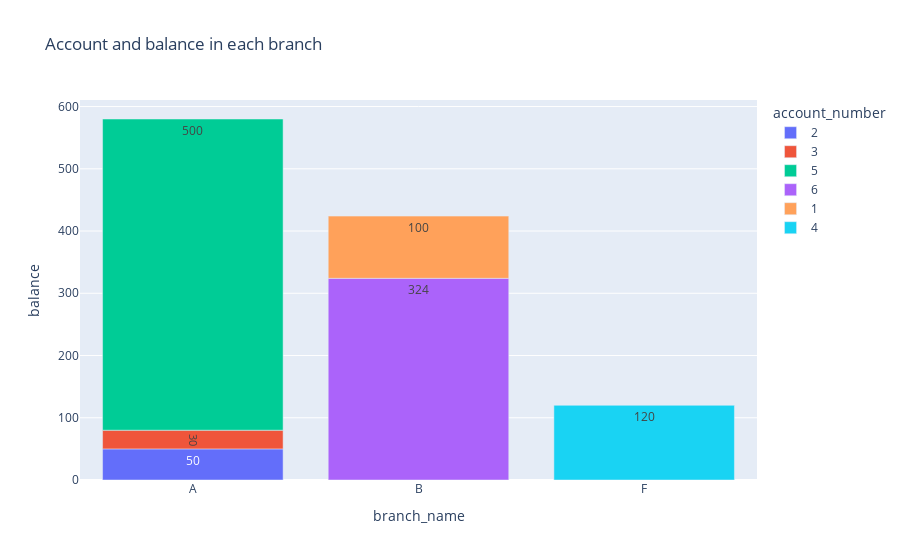

Notebook code for this chart:
### Markdown cell above
# Exercise 3

### Code cell
query3 = ''' 
        WITH account_w_branch AS (
	SELECT account_number, a.branch_name, balance FROM account a
	JOIN branch b ON a.branch_name = b.branch_name
        )
        SELECT account_number, branch_name , SUM(balance) as balance FROM account_w_branch
        GROUP BY account_number,branch_name
        ORDER BY branch_name ASC
        '''
ex3 = pd.read_sql(query3, con=engineX) # use engine1 from previous cell
# print(ex3)

import plotly.express as px

fig = px.bar(ex3, x='branch_name', y='balance', 
             color='account_number', 
             title='Account and balance in each branch',
             text='balance')

fig.show()

### Figure 1 — Plotly figure (JSON) as saved in the notebook; plotly's stock layout.template omitted (floating-point values rounded to 4 significant figures)
{"data": [{"alignmentgroup": "True", "hovertemplate": "account_number=2<br>branch_name=%{x}<br>balance=%{text}<extra></extra>", "legendgroup": "2", "marker": {"color": "#636efa", "pattern": {"shape": ""}}, "name": "2", "offsetgroup": "2", "orientation": "v", "showlegend": true, "text": [50], "textposition": "auto", "type": "bar", "x": ["A"], "xaxis": "x", "y": [50], "yaxis": "y"}, {"alignmentgroup": "True", "hovertemplate": "account_number=3<br>branch_name=%{x}<br>balance=%{text}<extra></extra>", "legendgroup": "3", "marker": {"color": "#EF553B", "pattern": {"shape": ""}}, "name": "3", "offsetgroup": "3", "orientation": "v", "showlegend": true, "text": [30], "textposition": "auto", "type": "bar", "x": ["A"], "xaxis": "x", "y": [30], "yaxis": "y"}, {"alignmentgroup": "True", "hovertemplate": "account_number=5<br>branch_name=%{x}<br>balance=%{text}<extra></extra>", "legendgroup": "5", "marker": {"color": "#00cc96", "pattern": {"shape": ""}}, "name": "5", "offsetgroup": "5", "orientation": "v", "showlegend": true, "text": [500], "textposition": "auto", "type": "bar", "x": ["A"], "xaxis": "x", "y": [500], "yaxis": "y"}, {"alignmentgroup": "True", "hovertemplate": "account_number=6<br>branch_name=%{x}<br>balance=%{text}<extra></extra>", "legendgroup": "6", "marker": {"color": "#ab63fa", "pattern": {"shape": ""}}, "name": "6", "offsetgroup": "6", "orientation": "v", "showlegend": true, "text": [324], "textposition": "auto", "type": "bar", "x": ["B"], "xaxis": "x", "y": [324], "yaxis": "y"}, {"alignmentgroup": "True", "hovertemplate": "account_number=1<br>branch_name=%{x}<br>balance=%{text}<extra></extra>", "legendgroup": "1", "marker": {"color": "#FFA15A", "pattern": {"shape": ""}}, "name": "1", "offsetgroup": "1", "orientation": "v", "showlegend": true, "text": [100], "textposition": "auto", "type": "bar", "x": ["B"], "xaxis": "x", "y": [100], "yaxis": "y"}, {"alignmentgroup": "True", "hovertemplate": "account_number=4<br>branch_name=%{x}<br>balance=%{text}<extra></extra>", "legendgroup": "4", "marker": {"color": "#19d3f3", "pattern": {"shape": ""}}, "name": "4", "offsetgroup": "4", "orientation": "v", "showlegend": true, "text": [120], "textposition": "auto", "type": "bar", "x": ["F"], "xaxis": "x", "y": [120], "yaxis": "y"}], "layout": {"barmode": "relative", "legend": {"title": {"text": "account_number"}, "tracegroupgap": 0}, "title": {"text": "Account and balance in each branch"}, "xaxis": {"anchor": "y", "domain": [0, 1], "title": {"text": "branch_name"}}, "yaxis": {"anchor": "x", "domain": [0, 1], "title": {"text": "balance"}}}}
